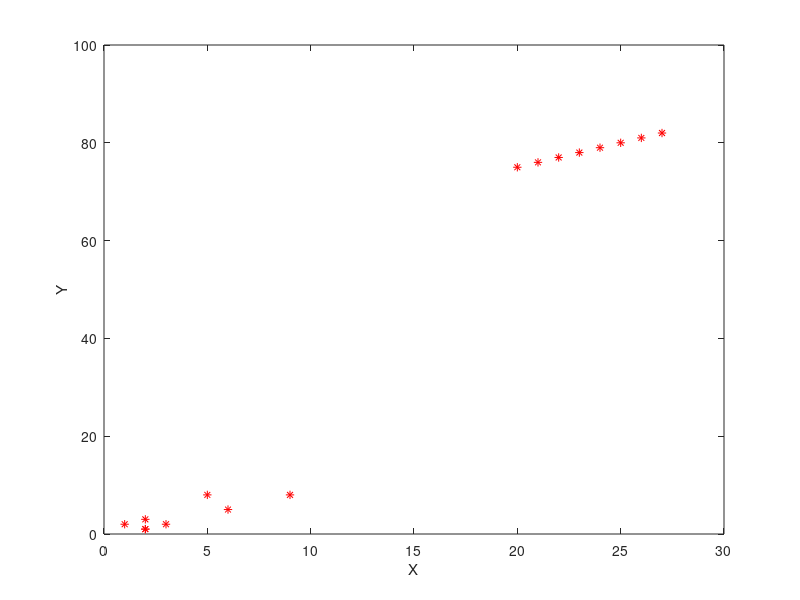

This figure's MATLAB source:
#Part A
X = [20 21 22 23 24 25 26 27
      2 1 3 6 5 9 2 2];
      
Y = [75 76 77 78 79 80 81 82
      3 2 2 5 8 8 1 1];

Xnew = reshape(X, 2, []);
Ynew = reshape(Y, 2, []);

#a
fprintf("The means of X and Y are %f and %f \n", mean(Xnew), mean(Ynew))
#b
fprintf("The variances of X and Y are %f and %f \n", var(Xnew, 1), var(Ynew, 1))
#c
C = cov(Xnew, Ynew, 1)
fprintf("the covariance is %f \n", C(1, 2))
#d
R = corrcoef(Xnew, Ynew)
fprintf("the correlation coefficient: %f\n", R(1, 2))

figure(1)
hold on
box on
plot(Xnew, Ynew, 'r*')
xlabel('X')
ylabel('Y')      


#Part B
#Exercise 1
x = [ 7, 7, 4, 5, 9, 9, 4, 12, 8, 1, 8, 7, 3, 13, 2, 1, 17, 7, 12, 5, 6, 2, 1, 13, 14, 10, 2, 4, 9, 11, 3, 5, 12, 6, 10, 7];
n = length(x);
oneMinusAlpha = input('Enter confidence level: ');
Alpha = 1 - oneMinusAlpha;
% B1a

sigma = 5;
meanOfX = mean(x); %sample mean

m1 = meanOfX - (sigma/sqrt(n))*norminv(1-Alpha/2)
m2 = meanOfX + (sigma/sqrt(n))*norminv(1-Alpha/2)
fprintf('Confidence interval for the mean (standard deviation = %f and sample mean = %f)\n', sigma, meanOfX)
fprintf('Confidence level %.2f: (%f, %f)\n', 1-Alpha, m1, m2)

%B1b
% s - standard deviation of the sample
s = std(x);
b1 = meanOfX - (s/sqrt(n))*tinv(1-Alpha/2, n-1)
b2 = meanOfX + (s/sqrt(n))*tinv(1-Alpha/2, n-1)
fprintf('Confidence interval for the mean (sample standard deviation = %f and sample mean = %f)\n', s, meanOfX)
fprintf('Confidence level %.2f: (%f, %f)\n', 1-Alpha, b1, b2)

%B1c
sSquare = var(x);
c1 = ((n-1)*sSquare)/chi2inv(1-Alpha/2, n-1)
c2 = ((n-1)*sSquare)/chi2inv(Alpha/2, n-1)
C1 = sqrt(c1)
C2 = sqrt(c2)
fprintf('Confidence interval for the variance(sample variance = %f and sample mean = %f)\n', sSquare, meanOfX)
fprintf('Confidence level %.2f: (%f, %f)\n', 1-Alpha, C1, C2)


#Exercise 2
x = [22.4, 21.7, 24.5, 21.6, 23.3, 22.4, 21.6, 24.8, 20.0]
y = [17.7, 14.8, 19.6, 12.1, 14.8, 15.4, 12.6, 14.0, 12.2]

n1 = length(x)
n2 = length(y)
mx = mean(x)
my = mean(y) #sample means for x and y
mdif = mx-my #difference between means
varx = var(x)
vary = var(y) #sample variances for x and y
rapvar = varx/vary #ratio between the variances

alpha= input("Enter confidence level: ")

#a
sp = sqrt(((n1 - 1)*varx + (n2-1)*vary)/(n1+n2-2))
qa = tinv(1-alpha/2, n1+n2-2)#quantile
ca = sqrt(1/n1+1/n2)
la=mdif-qa*sp*ca
ra=mdif+qa*sp*ca

fprintf('Confidence interval for difference of 2 population means, variances are equal, (sample diff. means = %f)\n', mdif)
fprintf('Confidence level %.2f: (%f, %f)\n', 1-alpha, la, ra)


#b
c = (varx/n1)/(varx/n1 + vary/n2)
n = 1/(c^2/(n1-1)+(1-c)^2/(n2-1))
qb = tinv(1-alpha/2, n)#quantile
cb = sqrt(varx/n1+vary/n2)
lb=mdif-qb*cb
rb=mdif+qb*cb

fprintf('Confidence interval for difference of 2 population means, variances are different, (sample diff. means = %f)\n', mdif)
fprintf('Confidence level %.2f: (%f, %f)\n', 1-alpha, lb, rb)


#c
qcl = finv(1-alpha/2, n1-1, n2-1)
qcr = finv(alpha/2, n1-1, n2-1)
lc = rapvar/qcl
rc = rapvar/qcr
fprintf('Confidence interval for ratio of variances(sample ratio variances = %f)\n', rapvar)
fprintf('Confidence level %.2f: (%f, %f)\n', 1-alpha, lc, rc)
